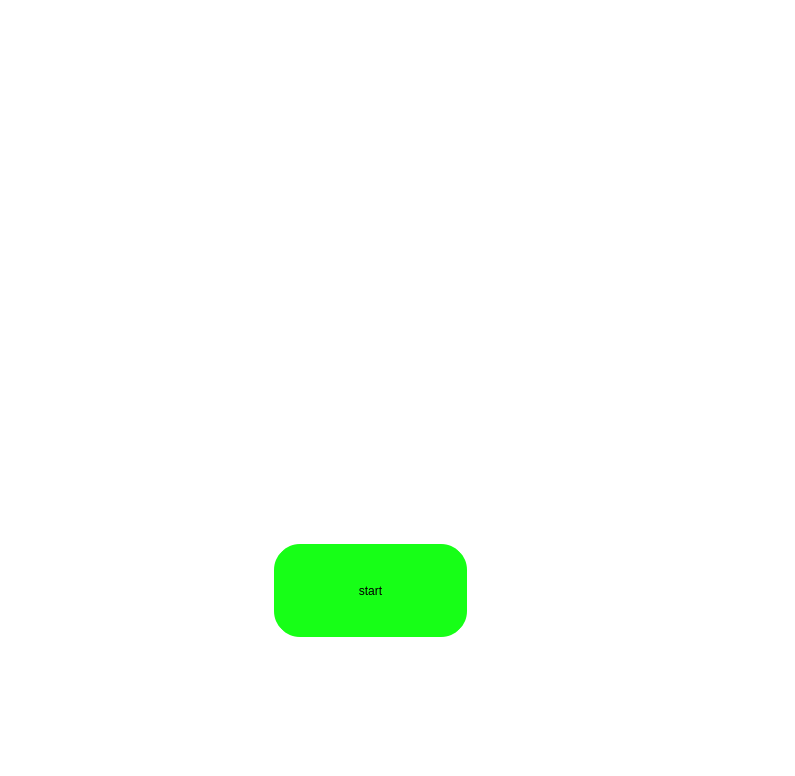
<?xml version="1.0" encoding="UTF-8"?>
<ui version="4.0">
 <class>MainWindow</class>
 <widget class="QMainWindow" name="MainWindow">
  <property name="geometry">
   <rect>
    <x>0</x>
    <y>0</y>
    <width>795</width>
    <height>776</height>
   </rect>
  </property>
  <property name="windowTitle">
   <string>MainWindow</string>
  </property>
  <property name="autoFillBackground">
   <bool>false</bool>
  </property>
  <property name="styleSheet">
   <string notr="true">background-color: rgb(255, 255, 255);
</string>
  </property>
  <widget class="QWidget" name="centralwidget">
   <widget class="QLabel" name="label">
    <property name="geometry">
     <rect>
      <x>10</x>
      <y>-10</y>
      <width>731</width>
      <height>751</height>
     </rect>
    </property>
    <property name="sizePolicy">
     <sizepolicy hsizetype="Expanding" vsizetype="Expanding">
      <horstretch>0</horstretch>
      <verstretch>0</verstretch>
     </sizepolicy>
    </property>
    <property name="styleSheet">
     <string notr="true">background-image: url(:/pics/splashBG.jpg);
positon:fixed;</string>
    </property>
    <property name="text">
     <string/>
    </property>
   </widget>
   <widget class="QPushButton" name="pushButton_start">
    <property name="enabled">
     <bool>true</bool>
    </property>
    <property name="geometry">
     <rect>
      <x>270</x>
      <y>540</y>
      <width>201</width>
      <height>101</height>
     </rect>
    </property>
    <property name="toolTip">
     <string>&lt;html&gt;&lt;head/&gt;&lt;body&gt;&lt;p&gt;&lt;br/&gt;&lt;/p&gt;&lt;/body&gt;&lt;/html&gt;</string>
    </property>
    <property name="styleSheet">
     <string notr="true">background-color: rgb(23, 255, 23);
border: solid;
border-color: rgb(255, 255, 255);
border-width: 4px;
border-radius: 30px;
font: 700 italic 28pt &quot;Segoe UI&quot;;
position:relative;
text-align: center;
qproperty-iconAlignment: AlignCenter; text-align: center;
</string>
    </property>
    <property name="text">
     <string>start</string>
    </property>
    <property name="autoDefault">
     <bool>false</bool>
    </property>
    <property name="default">
     <bool>false</bool>
    </property>
   </widget>
  </widget>
  <widget class="QMenuBar" name="menubar">
   <property name="geometry">
    <rect>
     <x>0</x>
     <y>0</y>
     <width>795</width>
     <height>25</height>
    </rect>
   </property>
  </widget>
  <widget class="QStatusBar" name="statusbar"/>
 </widget>
 <resources/>
 <connections/>
</ui>
